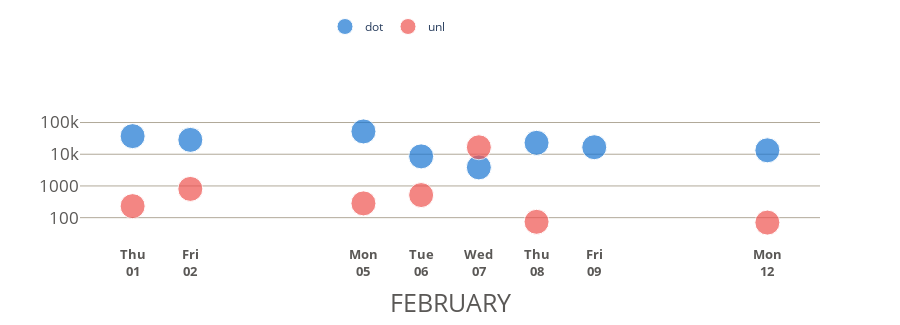

Here is the notebook cell this chart was saved with:
### Code cell
# DAILY BY SALE ORIGIN


df = all_sales.groupby([all_sales.date,'sale_origin']).usd.sum().reset_index().set_index('date')
df = round(df[df.index>'2024-01-31'].sort_index())

fig_scatter_all = px.scatter(
        df,
        y='usd',
        template = 'plotly_white',
        labels={'date':'FEBRUARY',
                'usd':''},
        height=325,
        color='sale_origin',
        color_discrete_map=sale_origin_dict,
#         title='February',
        log_y=True
    )

fig_scatter_all.update_traces(hovertemplate = 
    '$%{y:.2s}'+
    '<br>%{x:%Y-%m-%d}<br>')

fig_scatter_all.update_traces(marker=dict(size=25,opacity=.7,line=dict(width=1,color='white')),selector=dict(mode='markers'))

fig_scatter_all.update_coloraxes(showscale=False)
fig_scatter_all.update_yaxes(showgrid=True,tickprefix='$',gridcolor="#B1A999",tickvals=[100,1000,10000,100000,1000000],tickfont=dict(color='#5A5856', size=17),showticklabels=True)
fig_scatter_all.update_xaxes(showgrid=False,gridcolor='gray',tickfont=dict(color='#5A5856', size=13),title_font=dict(color='#5A5856',size=25))
fig_scatter_all.update_xaxes(tickmode='array',tickvals = df.index, ticktext=df.index.strftime('<b>%a<br>%d</b>'))
fig_scatter_all.update_layout(hoverlabel=dict(font_size=18,font_family="Rockwell"),showlegend=True,
                              legend=dict(orientation='h',
                                          yanchor="bottom",
                                          y=1.5,
                                          xanchor="right",
                                          x=.5,
                                          title=''))

### Figure 1 — Plotly figure (JSON) as saved in the notebook; plotly's stock layout.template omitted (floating-point values rounded to 4 significant figures)
{"data": [{"hovertemplate": "$%{y:.2s}<br>%{x:%Y-%m-%d}<br>", "legendgroup": "dot", "marker": {"color": "rgb(25, 118, 210)", "line": {"color": "white", "width": 1}, "opacity": 0.7, "size": 25, "symbol": "circle"}, "mode": "markers", "name": "dot", "orientation": "v", "showlegend": true, "type": "scatter", "x": ["2024-02-01T00:00:00", "2024-02-02T00:00:00", "2024-02-05T00:00:00", "2024-02-06T00:00:00", "2024-02-07T00:00:00", "2024-02-08T00:00:00", "2024-02-09T00:00:00", "2024-02-12T00:00:00"], "xaxis": "x", "y": [37218, 28395, 52419, 8562, 3846, 22938, 16650, 13296], "yaxis": "y"}, {"hovertemplate": "$%{y:.2s}<br>%{x:%Y-%m-%d}<br>", "legendgroup": "unl", "marker": {"color": "rgb(239, 83, 80)", "line": {"color": "white", "width": 1}, "opacity": 0.7, "size": 25, "symbol": "circle"}, "mode": "markers", "name": "unl", "orientation": "v", "showlegend": true, "type": "scatter", "x": ["2024-02-01T00:00:00", "2024-02-02T00:00:00", "2024-02-05T00:00:00", "2024-02-06T00:00:00", "2024-02-07T00:00:00", "2024-02-08T00:00:00", "2024-02-12T00:00:00"], "xaxis": "x", "y": [231, 806, 282, 516, 16560, 74, 70], "yaxis": "y"}], "layout": {"coloraxis": {"showscale": false}, "height": 325, "hoverlabel": {"font": {"family": "Rockwell", "size": 18}}, "legend": {"orientation": "h", "title": {"text": ""}, "tracegroupgap": 0, "x": 0.5, "xanchor": "right", "y": 1.5, "yanchor": "bottom"}, "margin": {"t": 60}, "showlegend": true, "xaxis": {"anchor": "y", "domain": [0, 1], "gridcolor": "gray", "showgrid": false, "tickfont": {"color": "#5A5856", "size": 13}, "tickmode": "array", "ticktext": ["<b>Thu<br>01</b>", "<b>Thu<br>01</b>", "<b>Fri<br>02</b>", "<b>Fri<br>02</b>", "<b>Mon<br>05</b>", "<b>Mon<br>05</b>", "<b>Tue<br>06</b>", "<b>Tue<br>06</b>", "<b>Wed<br>07</b>", "<b>Wed<br>07</b>", "<b>Thu<br>08</b>", "<b>Thu<br>08</b>", "<b>Fri<br>09</b>", "<b>Mon<br>12</b>", "<b>Mon<br>12</b>"], "tickvals": ["2024-02-01T00:00:00", "2024-02-01T00:00:00", "2024-02-02T00:00:00", "2024-02-02T00:00:00", "2024-02-05T00:00:00", "2024-02-05T00:00:00", "2024-02-06T00:00:00", "2024-02-06T00:00:00", "2024-02-07T00:00:00", "2024-02-07T00:00:00", "2024-02-08T00:00:00", "2024-02-08T00:00:00", "2024-02-09T00:00:00", "2024-02-12T00:00:00", "2024-02-12T00:00:00"], "title": {"font": {"color": "#5A5856", "size": 25}, "text": "FEBRUARY"}}, "yaxis": {"anchor": "x", "domain": [0, 1], "gridcolor": "#B1A999", "showgrid": true, "showticklabels": true, "tickfont": {"color": "#5A5856", "size": 17}, "tickprefix": "$", "tickvals": [100, 1000, 10000, 100000, 1000000], "title": {"text": ""}, "type": "log"}}}
